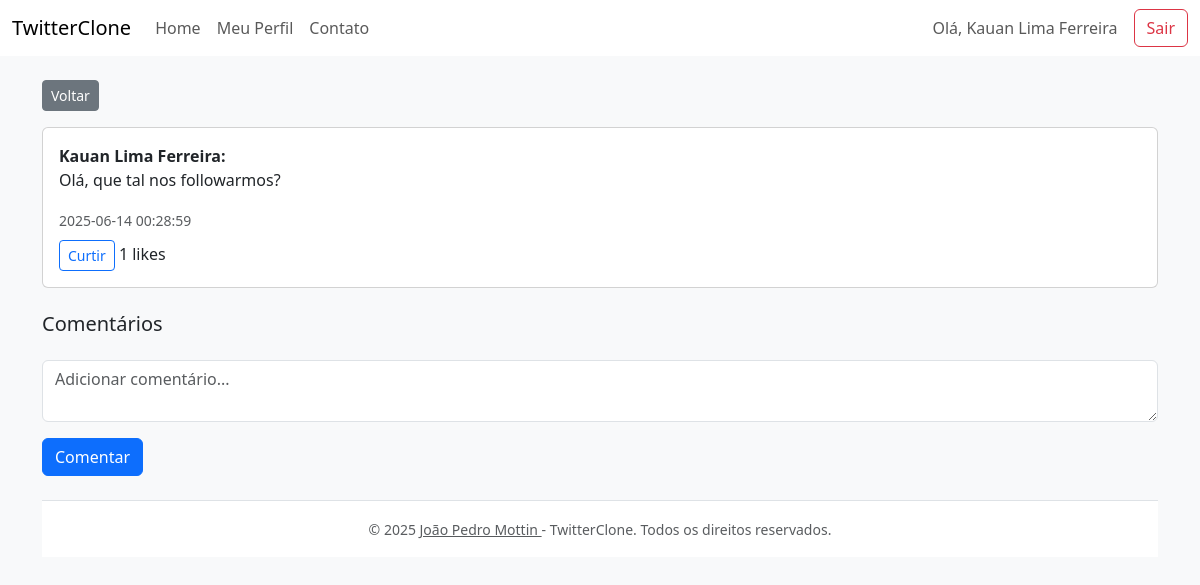
/?url=tweet/3 (signed in), run on the app's committed database.
### tables this page shows
CREATE TABLE `tweets` (
  `id` int(11) NOT NULL AUTO_INCREMENT,
  `user_id` int(11) NOT NULL,
  `texto` text NOT NULL,
  `criado_em` datetime DEFAULT current_timestamp(),
  PRIMARY KEY (`id`),
  KEY `user_id` (`user_id`)
);

CREATE TABLE `users` (
  `id` int(11) NOT NULL AUTO_INCREMENT,
  `nome` varchar(100) NOT NULL,
  `email` varchar(100) NOT NULL,
  `senha` varchar(255) NOT NULL,
  `cpf` varchar(14) NOT NULL,
  `data_nascimento` date NOT NULL,
  PRIMARY KEY (`id`),
  UNIQUE KEY `email` (`email`)
);

### controllers/TweetController.php (called while the page is built, shortened)
<?php
require_once __DIR__ . '/../models/Tweet.php';
require_once __DIR__ . '/../config/db.php';
class TweetController {
    public function viewTweet($id)
    {
        $tweetModel = new Tweet(Conexao::getConexao());
        $tweet = $tweetModel->findById($id);
        $userLiked = $tweetModel->userLikedTweet($id, $_SESSION['user_id']);
        require 'views/partials/header.php';
        require 'views/tweet.php';
        require 'views/partials/footer.php';
    }
}

### config/db.php (called while the page is built)
<?php
abstract class Conexao {
    private static $pdo;
    public static function getConexao() {
        if (!isset(self::$pdo)) {
            try {
                self::$pdo = new PDO("mysql:host=localhost;port=3306;dbname=Twitterclone;charset=utf8", "root", "");
                self::$pdo->setAttribute(PDO::ATTR_ERRMODE, PDO::ERRMODE_EXCEPTION);
            } catch (PDOException $e) {
                die("Erro de conexão: " . $e->getMessage());
            }
        }
        return self::$pdo;
    }
}
?>

### models/Tweet.php (called while the page is built, shortened)
<?php
require_once __DIR__ . '/../config/db.php';
class Tweet {
    private $db;
    public function __construct($db) {
        $this->db = $db;
    }
    public function findById($id) {
        $stmt = $this->db->prepare('
            SELECT t.id, t.texto, u.nome, t.criado_em,
                   (SELECT COUNT(*) FROM likes WHERE tweet_id = t.id) AS likes_count
            FROM tweets t
            JOIN users u ON u.id = t.user_id
            WHERE t.id = ?
        ');
        $stmt->execute([$id]);
        return $stmt->fetch(PDO::FETCH_ASSOC);
    }
    public function userLikedTweet($tweet_id, $user_id) {
        $stmt = $this->db->prepare('SELECT 1 FROM likes WHERE tweet_id = ? AND user_id = ? LIMIT 1');
        $stmt->execute([$tweet_id, $user_id]);
        return $stmt->fetch() !== false;
    }
}

### views/tweet.php (the view, shortened to what this page needs)
<a href="?url=home" class="btn btn-secondary btn-sm mb-3">Voltar</a>
<div class="card mb-4">
    <div class="card-body">
        <strong><?php echo htmlspecialchars($tweet['nome']); ?>:</strong>
        <p><?php echo htmlspecialchars($tweet['texto']); ?></p>
        <small class="text-muted"><?php echo $tweet['criado_em']; ?></small>
        <div class="mt-2">
            <form method="POST" action="?url=like/toggle/<?php echo $tweet['id']; ?>" style="display:inline;">
                <button type="submit" class="btn btn-<?php echo $userLiked ? 'primary' : 'outline-primary'; ?> btn-sm">
                    <?php echo $userLiked ? 'Descurtir' : 'Curtir'; ?>
                </button>
            </form>
            <span><?php echo $tweet['likes_count']; ?> likes</span>
        </div>
    </div>
</div>
<h5>Comentários</h5>
<form method="POST" class="mt-4">
    <div class="mb-3">
        <textarea name="comentario" class="form-control" placeholder="Adicionar comentário..." required></textarea>
    </div>
    <button type="submit" class="btn btn-primary">Comentar</button>
</form>

### data on the page
tweets: user.nome "Kauan Lima Ferreira", texto "Olá, que tal nos followarmos?", criado_em "2025-06-14 00:28:59"

### other printed values
$_SESSION['user_nome'] "Kauan Lima Ferreira"
$tweet['likes_count'] "1"
